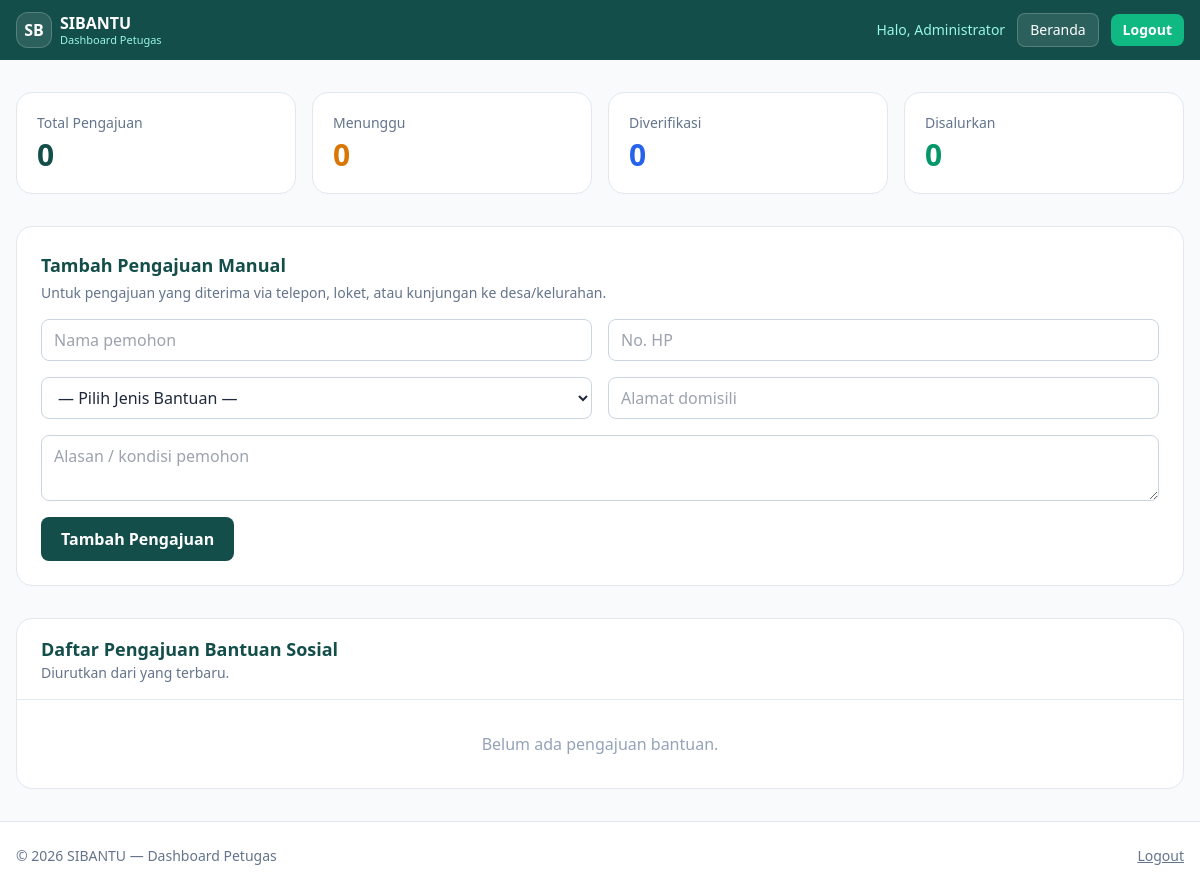
The page /dashboard.php (signed in) on the database as committed earlier.
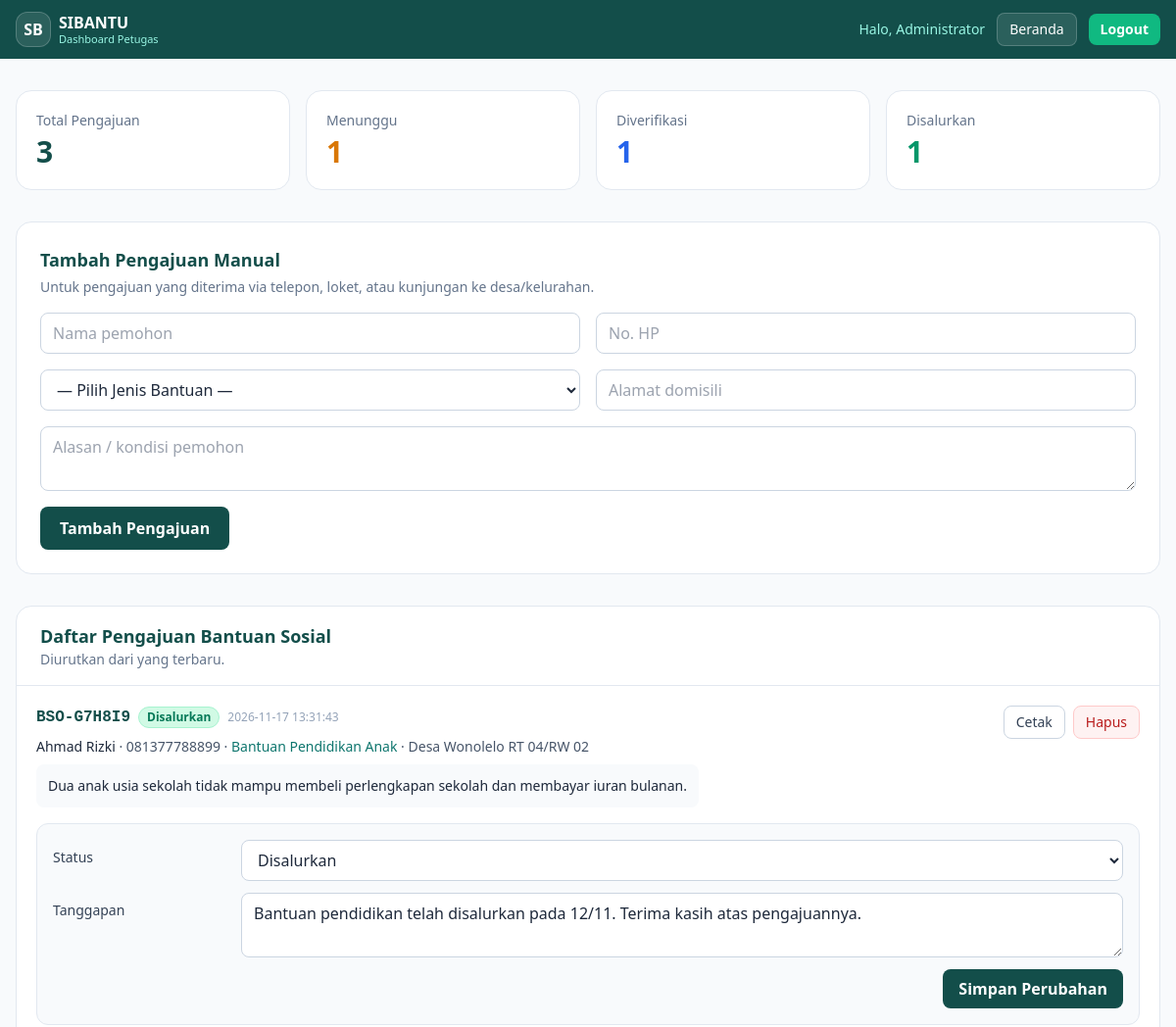
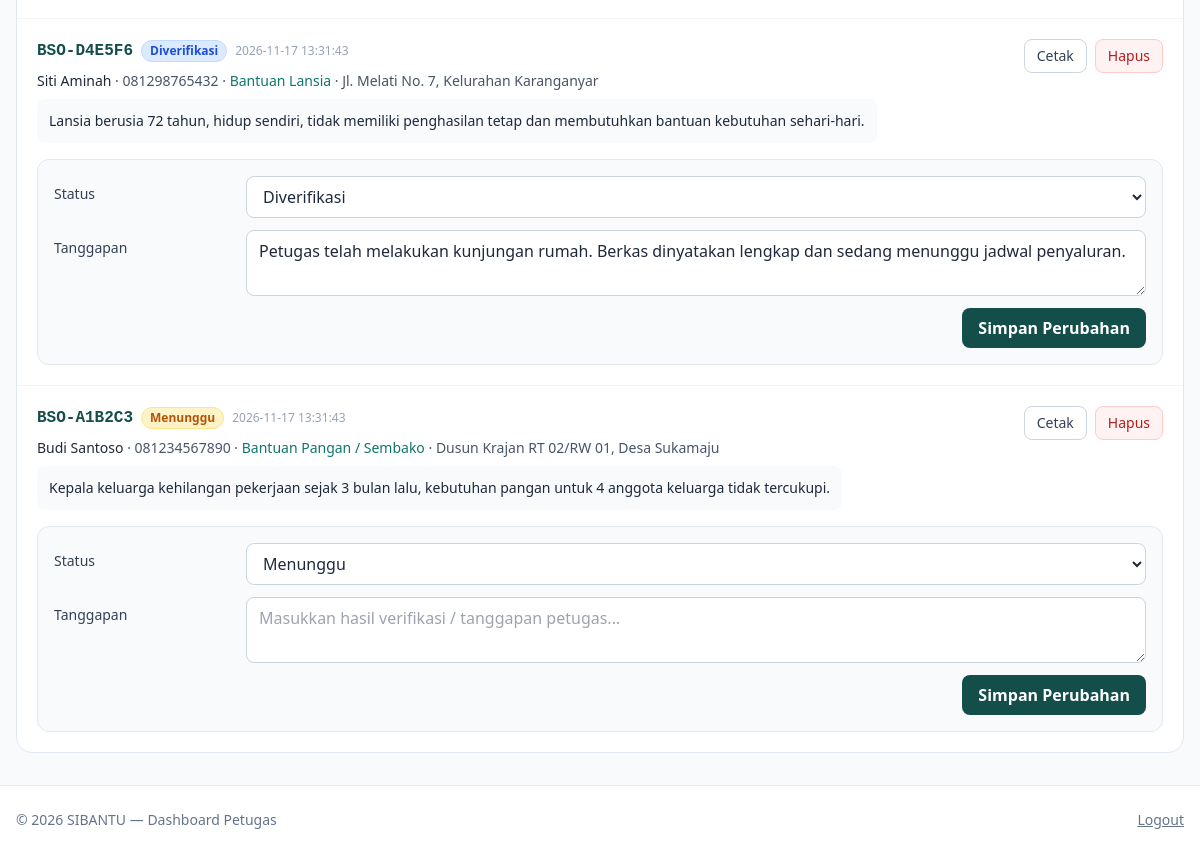
The same page on the database as committed later (2 pictures, top to bottom).
### tables this page shows
CREATE TABLE IF NOT EXISTS `pengajuan` (
  `id` INT(11) NOT NULL AUTO_INCREMENT,
  `kode_tiket` VARCHAR(20) NOT NULL,
  `nama_pemohon` VARCHAR(100) NOT NULL,
  `no_hp` VARCHAR(20) NOT NULL,
  `id_jenis` INT(11) NOT NULL,
  `alamat` VARCHAR(255) NOT NULL,
  `alasan` TEXT NOT NULL,
  `status` ENUM('Menunggu','Diverifikasi','Disalurkan') NOT NULL DEFAULT 'Menunggu',
  `tanggapan` TEXT DEFAULT NULL,
  `created_at` TIMESTAMP NOT NULL DEFAULT CURRENT_TIMESTAMP,
  `updated_at` TIMESTAMP NOT NULL DEFAULT CURRENT_TIMESTAMP ON UPDATE CURRENT_TIMESTAMP,
  PRIMARY KEY (`id`),
  UNIQUE KEY `uk_kode_tiket` (`kode_tiket`),
  KEY `idx_status` (`status`),
  KEY `idx_jenis` (`id_jenis`),
  CONSTRAINT `fk_pengajuan_jenis`
    FOREIGN KEY (`id_jenis`) REFERENCES `jenis_bantuan` (`id`)
    ON UPDATE CASCADE ON DELETE RESTRICT
);

CREATE TABLE IF NOT EXISTS `jenis_bantuan` (
  `id` INT(11) NOT NULL AUTO_INCREMENT,
  `nama_jenis` VARCHAR(100) NOT NULL,
  `created_at` TIMESTAMP NOT NULL DEFAULT CURRENT_TIMESTAMP,
  PRIMARY KEY (`id`),
  UNIQUE KEY `uk_nama_jenis` (`nama_jenis`)
);

### dashboard.php (the view, shortened to what this page needs)
<?php
require_once 'koneksi.php';
$stat = ['total' => 0, 'Menunggu' => 0, 'Diverifikasi' => 0, 'Disalurkan' => 0];
$qs = mysqli_query($koneksi, "SELECT status, COUNT(*) AS jml FROM pengajuan GROUP BY status");
if ($qs) {
    while ($r = mysqli_fetch_assoc($qs)) {
        if (isset($stat[$r['status']])) $stat[$r['status']] = (int)$r['jml'];
        $stat['total'] += (int)$r['jml'];
    }
}
$daftar = [];
$qd = mysqli_query($koneksi, "SELECT p.*, k.nama_jenis
                              FROM pengajuan p
                              LEFT JOIN jenis_bantuan k ON p.id_jenis = k.id
                              ORDER BY p.id DESC");
if ($qd) { while ($r = mysqli_fetch_assoc($qd)) $daftar[] = $r; }
function badge_status($status) {
    if ($status === 'Menunggu') return 'bg-amber-100 text-amber-700 border-amber-200';
    if ($status === 'Diverifikasi') return 'bg-blue-100 text-blue-700 border-blue-200';
    if ($status === 'Disalurkan')  return 'bg-emerald-100 text-emerald-700 border-emerald-200';
    return 'bg-slate-100 text-slate-600 border-slate-200';
}
?>
<!DOCTYPE html>
<html lang="id">
<head>
<script src="https://cdn.tailwindcss.com"></script>
</head>
<body class="bg-slate-50 text-slate-800 font-sans">
<nav class="bg-teal-900 text-white sticky top-0 z-40">
  <div class="max-w-7xl mx-auto px-4 py-3 flex items-center justify-between">
    <div class="flex items-center gap-2">
      <div class="w-9 h-9 rounded-xl bg-white/10 border border-white/20 flex items-center justify-center font-bold">SB</div>
      <div>
        <div class="font-bold leading-tight">SIBANTU</div>
        <div class="text-[11px] text-teal-200 leading-tight">Dashboard Petugas</div>
      </div>
    </div>
    <div class="flex items-center gap-3 text-sm">
      <span class="hidden sm:inline text-teal-200">Halo, <?= htmlspecialchars($_SESSION['admin_nama'] ?? 'Admin') ?></span>
      <a href="index.php" class="px-3 py-1.5 rounded-lg bg-white/10 border border-white/20 hover:bg-white/20">Beranda</a>
      <a href="logout.php" class="px-3 py-1.5 rounded-lg bg-emerald-500 hover:bg-emerald-400 font-semibold" onclick="return confirm('Yakin ingin logout?')">Logout</a>
    </div>
  </div>
</nav>
<main class="max-w-7xl mx-auto px-4 py-8 space-y-8">
  <section class="grid grid-cols-2 lg:grid-cols-4 gap-4">
    <div class="bg-white rounded-2xl border border-slate-200 p-5">
      <div class="text-sm text-slate-500">Total Pengajuan</div>
      <div class="text-3xl font-bold text-teal-900 mt-1"><?= $stat['total'] ?></div>
    </div>
    <div class="bg-white rounded-2xl border border-slate-200 p-5">
      <div class="text-sm text-slate-500">Menunggu</div>
      <div class="text-3xl font-bold text-amber-600 mt-1"><?= $stat['Menunggu'] ?></div>
    </div>
    <div class="bg-white rounded-2xl border border-slate-200 p-5">
      <div class="text-sm text-slate-500">Diverifikasi</div>
      <div class="text-3xl font-bold text-blue-600 mt-1"><?= $stat['Diverifikasi'] ?></div>
    </div>
    <div class="bg-white rounded-2xl border border-slate-200 p-5">
      <div class="text-sm text-slate-500">Disalurkan</div>
      <div class="text-3xl font-bold text-emerald-600 mt-1"><?= $stat['Disalurkan'] ?></div>
    </div>
  </section>
  <section class="bg-white rounded-2xl border border-slate-200 p-6">
    <h2 class="text-lg font-bold text-teal-900 mb-1">Tambah Pengajuan Manual</h2>
    <p class="text-sm text-slate-500 mb-4">Untuk pengajuan yang diterima via telepon, loket, atau kunjungan ke desa/kelurahan.</p>
    <form method="POST" action="dashboard.php" class="grid md:grid-cols-2 gap-4">
      <input type="text" name="nama_pemohon" placeholder="Nama pemohon" required class="rounded-lg border border-slate-300 px-3 py-2 focus:outline-none focus:ring-2 focus:ring-teal-500">
      <input type="text" name="no_hp" placeholder="No. HP" required class="rounded-lg border border-slate-300 px-3 py-2 focus:outline-none focus:ring-2 focus:ring-teal-500">
      <select name="id_jenis" required class="rounded-lg border border-slate-300 px-3 py-2 bg-white focus:outline-none focus:ring-2 focus:ring-teal-500">
        <option value="">— Pilih Jenis Bantuan —</option>
      </select>
      <input type="text" name="alamat" placeholder="Alamat domisili" required class="rounded-lg border border-slate-300 px-3 py-2 focus:outline-none focus:ring-2 focus:ring-teal-500">
      <textarea name="alasan" rows="2" placeholder="Alasan / kondisi pemohon" required class="md:col-span-2 rounded-lg border border-slate-300 px-3 py-2 focus:outline-none focus:ring-2 focus:ring-teal-500"></textarea>
      <div class="md:col-span-2">
        <button type="submit" name="tambah_manual" class="px-5 py-2.5 rounded-lg bg-teal-900 hover:bg-teal-800 text-white font-semibold transition">Tambah Pengajuan</button>
      </div>
    </form>
  </section>
  <section class="bg-white rounded-2xl border border-slate-200 overflow-hidden">
    <div class="px-6 py-4 border-b border-slate-200">
      <h2 class="text-lg font-bold text-teal-900">Daftar Pengajuan Bantuan Sosial</h2>
      <p class="text-sm text-slate-500">Diurutkan dari yang terbaru.</p>
    </div>
    <?php if (empty($daftar)): ?>
      <div class="p-8 text-center text-slate-400">Belum ada pengajuan bantuan.</div>
    <?php else: ?>
      <div class="divide-y divide-slate-100">
        <?php foreach ($daftar as $d): ?>
          <div class="p-5">
            <div class="flex flex-wrap items-start justify-between gap-3">
              <div>
                <div class="flex items-center gap-2 flex-wrap">
                  <span class="font-mono font-bold text-teal-900"><?= htmlspecialchars($d['kode_tiket']) ?></span>
                  <span class="text-xs font-semibold px-2 py-0.5 rounded-full border <?= badge_status($d['status']) ?>"><?= htmlspecialchars($d['status']) ?></span>
                  <span class="text-xs text-slate-400"><?= htmlspecialchars($d['created_at'] ?? '') ?></span>
                </div>
                <div class="mt-2 text-sm text-slate-600">
                  <span class="font-medium text-slate-800"><?= htmlspecialchars($d['nama_pemohon']) ?></span>
                  &middot; <?= htmlspecialchars($d['no_hp']) ?>
                  &middot; <span class="text-teal-700"><?= htmlspecialchars($d['nama_jenis'] ?? '-') ?></span>
                  &middot; <?= htmlspecialchars($d['alamat']) ?>
                </div>
                <div class="mt-2 text-sm bg-slate-50 rounded-lg p-3 whitespace-pre-line"><?= htmlspecialchars($d['alasan']) ?></div>
              </div>
              <div class="flex gap-2">
                <a href="cetak.php?id=<?= (int)$d['id'] ?>" target="_blank" class="px-3 py-1.5 text-sm rounded-lg border border-slate-300 text-slate-700 hover:bg-slate-50">Cetak</a>
                <form method="POST" action="dashboard.php" onsubmit="return confirm('Yakin ingin menghapus pengajuan ini?')">
                  <button type="submit" name="hapus_pengajuan" class="px-3 py-1.5 text-sm rounded-lg border border-red-200 text-red-700 bg-red-50 hover:bg-red-100">Hapus</button>
                </form>
              </div>
            </div>
            <form method="POST" action="dashboard.php" class="mt-4 rounded-xl bg-slate-50 border border-slate-200 p-4">
              <div class="grid md:grid-cols-[180px_1fr] gap-3 items-start">
                <label class="text-sm font-medium text-slate-700 pt-2">Status</label>
                <select name="status" class="rounded-lg border border-slate-300 px-3 py-2 bg-white focus:outline-none focus:ring-2 focus:ring-teal-500">
                  <?php foreach (['Menunggu', 'Diverifikasi', 'Disalurkan'] as $opt): ?>
                    <option value="<?= htmlspecialchars($opt) ?>" <?= $d['status'] === $opt ? 'selected' : '' ?>><?= htmlspecialchars($opt) ?></option>
                  <?php endforeach; ?>
                </select>
                <label class="text-sm font-medium text-slate-700 pt-2">Tanggapan</label>
                <textarea name="tanggapan" rows="2" placeholder="Masukkan hasil verifikasi / tanggapan petugas..." class="rounded-lg border border-slate-300 px-3 py-2 focus:outline-none focus:ring-2 focus:ring-teal-500"><?= htmlspecialchars($d['tanggapan'] ?? '') ?></textarea>
              </div>
              <div class="mt-3 flex justify-end">
                <button type="submit" name="update_pengajuan" class="px-4 py-2 rounded-lg bg-teal-900 hover:bg-teal-800 text-white font-semibold transition">Simpan Perubahan</button>
              </div>
            </form>
          </div>
        <?php endforeach; ?>
      </div>
    <?php endif; ?>
  </section>
</main>
<footer class="border-t border-slate-200 bg-white">
  <div class="max-w-7xl mx-auto px-4 py-6 flex flex-col sm:flex-row items-center justify-between gap-3 text-sm text-slate-500">
    <span>&copy; <?= date('Y') ?> SIBANTU — Dashboard Petugas</span>
    <a href="logout.php" class="hover:text-teal-900 underline">Logout</a>
  </div>
</footer>
</body>
</html>

Rows that differ between the two databases and show on the page:
added pengajuan: kode_tiket "BSO-G7H8I9", status "Disalurkan", created_at "2026-11-17 13:31:43", nama_pemohon "Ahmad Rizki", no_hp "081377788899", id_jenis.nama_jenis "Bantuan Pendidikan Anak", alamat "Desa Wonolelo RT 04/RW 02", alasan "Dua anak usia sekolah tidak mampu membeli perlengkapan sekolah dan membayar iuran bulanan.", tanggapan "Bantuan pendidikan telah disalurkan pada 12/11. Terima kasih atas pengajuannya."
added pengajuan: kode_tiket "BSO-D4E5F6", status "Diverifikasi", created_at "2026-11-17 13:31:43", nama_pemohon "Siti Aminah", no_hp "081298765432", id_jenis.nama_jenis "Bantuan Lansia", alamat "Jl. Melati No. 7, Kelurahan Karanganyar", alasan "Lansia berusia 72 tahun, hidup sendiri, tidak memiliki penghasilan tetap dan membutuhkan bantuan kebutuhan sehari-hari.", tanggapan "Petugas telah melakukan kunjungan rumah. Berkas dinyatakan lengkap dan sedang menunggu jadwal penyaluran."
added pengajuan: kode_tiket "BSO-A1B2C3", status "Menunggu", created_at "2026-11-17 13:31:43", nama_pemohon "Budi Santoso", no_hp "081234567890", id_jenis.nama_jenis "Bantuan Pangan / Sembako", alamat "Dusun Krajan RT 02/RW 01, Desa Sukamaju", alasan "Kepala keluarga kehilangan pekerjaan sejak 3 bulan lalu, kebutuhan pangan untuk 4 anggota keluarga tidak tercukupi."
Other text that changed with them:
$stat['total']: "0" → "3"
$stat['Menunggu']: "0" → "1"
$stat['Diverifikasi']: "0" → "1"
$stat['Disalurkan']: "0" → "1"
text no longer shown: "Belum ada pengajuan bantuan."
